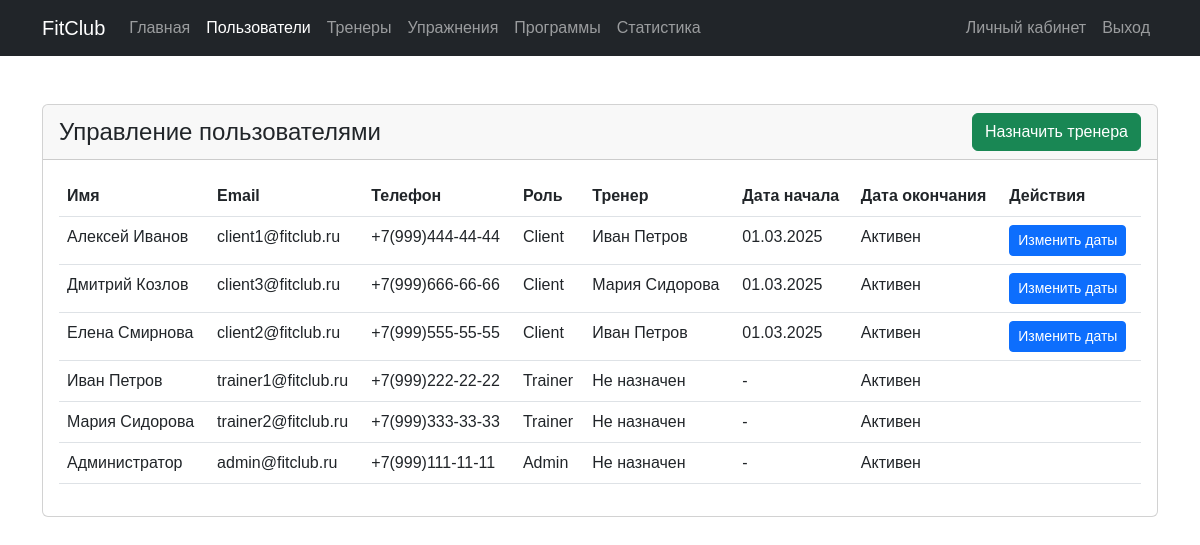
/admin/manage_users.php (signed in), run on the app's committed database.
### tables this page shows
CREATE TABLE client_trainer (
    id INT AUTO_INCREMENT PRIMARY KEY,
    client_id INT NOT NULL,
    trainer_id INT NOT NULL,
    start_date TIMESTAMP DEFAULT CURRENT_TIMESTAMP,
    end_date TIMESTAMP NULL,
    UNIQUE(client_id, trainer_id),
    FOREIGN KEY (client_id) REFERENCES users(id) ON DELETE CASCADE,
    FOREIGN KEY (trainer_id) REFERENCES users(id) ON DELETE CASCADE
);

CREATE TABLE users (
    id INT AUTO_INCREMENT PRIMARY KEY,
    email VARCHAR(255) UNIQUE NOT NULL,
    password VARCHAR(255) NOT NULL,
    role ENUM('client', 'trainer', 'admin') DEFAULT 'client',
    phone VARCHAR(255) NULL,
    name VARCHAR(255) NULL,
    age INT NULL,
    height INT NULL,
    weight DECIMAL(5,2) NULL,
    created_at TIMESTAMP DEFAULT CURRENT_TIMESTAMP,
    updated_at TIMESTAMP DEFAULT CURRENT_TIMESTAMP ON UPDATE CURRENT_TIMESTAMP
);

### admin/manage_users.php (the view, shortened to what this page needs)
<?php
require_once '../config/db.php';
$sql = "SELECT u.*,
        ct.id as client_trainer_id,
        ct.start_date,
        ct.end_date,
        t.name as trainer_name,
        t.id as trainer_id
        FROM users u
        LEFT JOIN client_trainer ct ON u.id = ct.client_id
        LEFT JOIN users t ON ct.trainer_id = t.id
        ORDER BY u.role, u.name";
$result = $conn->query($sql);
$users = $result->fetch_all(MYSQLI_ASSOC);
?>
<!DOCTYPE html>
<html lang="ru">
<head>
    <link href="https://cdn.jsdelivr.net/npm/bootstrap@5.3.0/dist/css/bootstrap.min.css" rel="stylesheet">
    <link rel="stylesheet" href="https://cdn.jsdelivr.net/npm/bootstrap-icons@1.7.2/font/bootstrap-icons.css">
    <link rel="stylesheet" href="../css/style.css">
</head>
<body>
    <nav class="navbar navbar-expand-lg navbar-dark bg-dark">
        <div class="container">
            <a class="navbar-brand" href="../index.php">FitClub</a>
            <div class="collapse navbar-collapse" id="navbarNav">
                <ul class="navbar-nav me-auto">
                    <li class="nav-item">
                        <a class="nav-link" href="../index.php">Главная</a>
                    </li>
                    <li class="nav-item">
                        <a class="nav-link active" href="manage_users.php">Пользователи</a>
                    </li>
                    <li class="nav-item">
                        <a class="nav-link" href="trainers.php">Тренеры</a>
                    </li>
                    <li class="nav-item">
                        <a class="nav-link" href="manage_exercises.php">Упражнения</a>
                    </li>
                    <li class="nav-item">
                        <a class="nav-link" href="manage_programs.php">Программы</a>
                    </li>
                    <li class="nav-item">
                        <a class="nav-link" href="system_stats.php">Статистика</a>
                    </li>
                </ul>
                <ul class="navbar-nav">
                    <li class="nav-item">
                        <a class="nav-link" href="../profile.php">Личный кабинет</a>
                    </li>
                    <li class="nav-item">
                        <a class="nav-link" href="../logout.php" onclick="return confirm('Вы действительно хотите выйти из аккаунта?')">Выход</a>
                    </li>
                </ul>
            </div>
        </div>
    </nav>
    <div class="container py-5">
        <div class="card">
            <div class="card-header d-flex justify-content-between align-items-center">
                <h4 class="mb-0">Управление пользователями</h4>
                <button class="btn btn-success" data-bs-toggle="modal" data-bs-target="#addClientTrainerModal">
                    Назначить тренера
                </button>
            </div>
            <div class="card-body">
                <div class="table-responsive">
                    <table class="table table-hover">
                        <thead>
                            <tr>
                                <th>Имя</th>
                                <th>Email</th>
                                <th>Телефон</th>
                                <th>Роль</th>
                                <th>Тренер</th>
                                <th>Дата начала</th>
                                <th>Дата окончания</th>
                                <th>Действия</th>
                            </tr>
                        </thead>
                        <tbody>
                            <?php foreach($users as $user): ?>
                                <tr>
                                    <td><?php echo htmlspecialchars($user['name']); ?></td>
                                    <td><?php echo htmlspecialchars($user['email']); ?></td>
                                    <td><?php echo htmlspecialchars($user['phone']); ?></td>
                                    <td><?php echo ucfirst($user['role']); ?></td>
                                    <td><?php echo htmlspecialchars($user['trainer_name'] ?? 'Не назначен'); ?></td>
                                    <td><?php echo $user['start_date'] ? date('d.m.Y', strtotime($user['start_date'])) : '-'; ?></td>
                                    <td><?php echo $user['end_date'] ? date('d.m.Y', strtotime($user['end_date'])) : 'Активен'; ?></td>
                                    <td>
                                        <?php if($user['role'] === 'client' && $user['client_trainer_id']): ?>
                                            <button class="btn btn-sm btn-primary"
                                                    data-bs-toggle="modal"
                                                    data-bs-target="#editDateModal<?php echo $user['client_trainer_id']; ?>">
                                                Изменить даты
                                            </button>
                                        <?php endif; ?>
                                    </td>
                                </tr>
                            <?php endforeach; ?>
                        </tbody>
                    </table>
                </div>
            </div>
        </div>
    </div>
</body>
</html>

### css/style.css (style rules this page uses)
body { font-family: 'Arial', sans-serif; }
.card { transition: transform 0.3s; }

### data on the page
client_trainer: client.name "Алексей Иванов", client.email "client1@fitclub.ru", client.phone "+7(999)444-44-44", client.role "Client", trainer.name "Иван Петров", start_date "01.03.2025", shows "Активен"
client_trainer: client.name "Дмитрий Козлов", client.email "client3@fitclub.ru", client.phone "+7(999)666-66-66", client.role "Client", trainer.name "Мария Сидорова", start_date "01.03.2025", shows "Активен"
client_trainer: client.name "Елена Смирнова", client.email "client2@fitclub.ru", client.phone "+7(999)555-55-55", client.role "Client", trainer.name "Иван Петров", start_date "01.03.2025", shows "Активен"
users: name "Иван Петров", email "trainer1@fitclub.ru", phone "+7(999)222-22-22", role "Trainer", trainer_name "Не назначен"
users: name "Мария Сидорова", email "trainer2@fitclub.ru", phone "+7(999)333-33-33", role "Trainer", trainer_name "Не назначен"
users: name "Администратор", email "admin@fitclub.ru", phone "+7(999)111-11-11", role "Admin", trainer_name "Не назначен"
